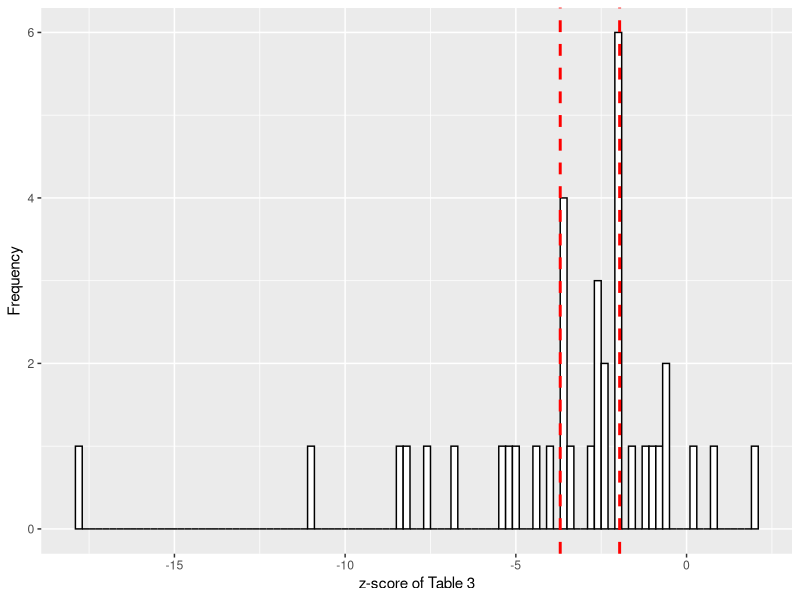

This chart was generated by the following R code:
## ---- chunk 1
knitr::opts_chunk$set(fig.path="assets/img/lippa/")
## ---- chunk 2
library(tidyverse)
library(pwr)
library(scales)
library(reshape2)
## ---- chunk 3
# 데이터 읽기
data <- read_csv('data.csv')
# 결과 출력
print(data)
## ---- chunk 4
# post-hoc power 계산
p.power <- function(m1, sd1, n1, m2, sd2, n2, sig.level){
  sd <- sqrt((sd1*sd1+sd2*sd2)/2)
  d <- (m1-m2)/sd
  print(d)
  power <- pwr.t2n.test(n1=n1,n2=n2,d=d,sig.level=sig.level)$power
  return(power)
}

data <- data %>% mutate(ppwr = p.power(m.mean.t3, m.sd.t3, N1, w.mean.t3, w.sd.t3, N2, 0.05))
med.pwr <- median(data %>% pull(ppwr))
prt <- paste('사후 검정력 중간값:',med.pwr,', ','실제 성공률:',as.character(29/37),sep="")
print(prt)
## ---- chunk 5
# z-score 계산 함수
zscore <- function(m1, sd1, n1, m2, sd2, n2){
  z <- (m1-m2)/sqrt(sd1*sd1/n1 + sd2*sd2/n2)
  return(z)
}

# zscore 계산
data <- data %>% mutate(z3 = zscore(m.mean.t3, m.sd.t3, N1, w.mean.t3, w.sd.t3, N2))

# zscore 히스토그램
plot <- ggplot(data, aes(x=z3)) + geom_histogram(color='black', fill='white', binwidth=0.2) + geom_vline(xintercept=-1.96, linetype='dashed', color='red', size=1) + geom_vline(xintercept=-3.7, linetype='dashed', color='red', size=1) +xlab('z-score of Table 3') + ylab('Frequency')
plot

## ---- chunk 6
# z-score 계산 함수
eqvar <- function(sd1, n1, sd2, n2){
  fstat <- sd1*sd1/(sd2*sd2)
  f.pvalue <- pf(fstat, n1-1, n2-1, lower.tail=F)
  return(f.pvalue)
}

# zscore 계산
data <- data %>% mutate(eqvar = eqvar(m.sd.t3, N1, w.sd.t3, N2))
vec <- data %>% pull('eqvar') < 0.05
print(sum(as.numeric(vec))/length(vec)*100)
